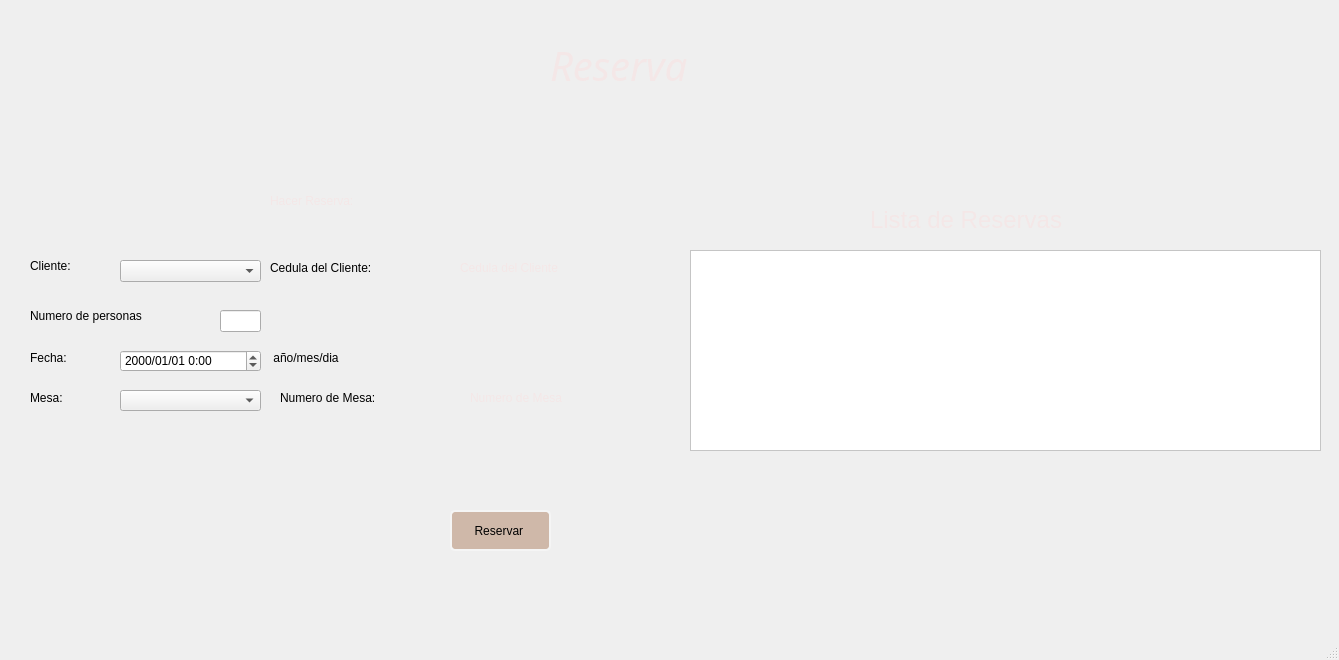
<?xml version="1.0" encoding="UTF-8"?>
<ui version="4.0">
 <class>ReservaABCDialog</class>
 <widget class="QDialog" name="ReservaABCDialog">
  <property name="windowModality">
   <enum>Qt::ApplicationModal</enum>
  </property>
  <property name="geometry">
   <rect>
    <x>0</x>
    <y>0</y>
    <width>1339</width>
    <height>660</height>
   </rect>
  </property>
  <property name="cursor">
   <cursorShape>ArrowCursor</cursorShape>
  </property>
  <property name="mouseTracking">
   <bool>true</bool>
  </property>
  <property name="tabletTracking">
   <bool>true</bool>
  </property>
  <property name="acceptDrops">
   <bool>true</bool>
  </property>
  <property name="windowTitle">
   <string>Dialog</string>
  </property>
  <property name="styleSheet">
   <string notr="true">QLabel{
font: 75 14pt &quot;Script MT Bold&quot;;
}</string>
  </property>
  <property name="sizeGripEnabled">
   <bool>true</bool>
  </property>
  <widget class="QTableView" name="tableView">
   <property name="geometry">
    <rect>
     <x>690</x>
     <y>250</y>
     <width>631</width>
     <height>201</height>
    </rect>
   </property>
   <property name="styleSheet">
    <string notr="true">QTableView { 
selection-background-color:qlineargradient(spread:reflect, x1:0, y1:0.415, x2:1, y2:0, stop:0 rgba(0, 0, 0, 255), stop:0.960199 rgba(107, 20, 20, 255), stop:1 rgba(255, 255, 255, 255));
 background:rgb(255, 255, 255);
	font: 8pt &quot;Stencil&quot;;
} 
QTableView QTableCornerButton::section {
 background: #875367; border: 5px outset red;
 } QTableView::indicator:unchecked {
 background-color: #d7d6d5
 }</string>
   </property>
  </widget>
  <widget class="QPushButton" name="btnreservar">
   <property name="geometry">
    <rect>
     <x>440</x>
     <y>500</y>
     <width>121</width>
     <height>61</height>
    </rect>
   </property>
   <property name="styleSheet">
    <string notr="true">QPushButton {
 border: 2px solid whitesmoke;
 border-radius: 5px;
 background-color: #CFB8A9;
 padding: 10px;
 margin: 10px;
}
QPushButton:hover {
 background-color: #FCE5E5;
}
* {
     font: 57 10pt &quot;Roboto&quot;;
}
QPushButton[text='soy btn'] {
   color: red;
}</string>
   </property>
   <property name="text">
    <string>Reservar </string>
   </property>
  </widget>
  <widget class="QLabel" name="label_2">
   <property name="geometry">
    <rect>
     <x>30</x>
     <y>250</y>
     <width>121</width>
     <height>31</height>
    </rect>
   </property>
   <property name="styleSheet">
    <string notr="true">font: 75 14pt &quot;Script MT Bold&quot;;</string>
   </property>
   <property name="text">
    <string>Cliente: </string>
   </property>
  </widget>
  <widget class="QLabel" name="label_3">
   <property name="geometry">
    <rect>
     <x>30</x>
     <y>305</y>
     <width>201</width>
     <height>21</height>
    </rect>
   </property>
   <property name="text">
    <string>Numero de personas</string>
   </property>
  </widget>
  <widget class="QLabel" name="label_4">
   <property name="geometry">
    <rect>
     <x>30</x>
     <y>350</y>
     <width>121</width>
     <height>16</height>
    </rect>
   </property>
   <property name="text">
    <string>Fecha: </string>
   </property>
  </widget>
  <widget class="QLabel" name="label_5">
   <property name="geometry">
    <rect>
     <x>270</x>
     <y>350</y>
     <width>151</width>
     <height>16</height>
    </rect>
   </property>
   <property name="text">
    <string> año/mes/dia</string>
   </property>
  </widget>
  <widget class="QLabel" name="label_6">
   <property name="geometry">
    <rect>
     <x>30</x>
     <y>390</y>
     <width>81</width>
     <height>16</height>
    </rect>
   </property>
   <property name="text">
    <string>Mesa: </string>
   </property>
  </widget>
  <widget class="QLabel" name="label_7">
   <property name="geometry">
    <rect>
     <x>550</x>
     <y>20</y>
     <width>201</width>
     <height>91</height>
    </rect>
   </property>
   <property name="font">
    <font>
     <family>Vivaldi</family>
     <pointsize>30</pointsize>
     <weight>50</weight>
     <italic>true</italic>
     <bold>false</bold>
    </font>
   </property>
   <property name="styleSheet">
    <string notr="true">font: italic 30pt &quot;Vivaldi&quot;;
color:#F4E7E7;
</string>
   </property>
   <property name="text">
    <string>Reserva</string>
   </property>
  </widget>
  <widget class="QComboBox" name="boxcliente">
   <property name="geometry">
    <rect>
     <x>120</x>
     <y>260</y>
     <width>141</width>
     <height>22</height>
    </rect>
   </property>
  </widget>
  <widget class="QLineEdit" name="txtnumperres">
   <property name="geometry">
    <rect>
     <x>220</x>
     <y>310</y>
     <width>41</width>
     <height>22</height>
    </rect>
   </property>
  </widget>
  <widget class="QLabel" name="txtcedulaclires1">
   <property name="geometry">
    <rect>
     <x>460</x>
     <y>260</y>
     <width>191</width>
     <height>16</height>
    </rect>
   </property>
   <property name="styleSheet">
    <string notr="true">font: 75 12pt &quot;Script MT Bold&quot;;
color:#F4E7E7;</string>
   </property>
   <property name="text">
    <string>Cedula del Cliente</string>
   </property>
  </widget>
  <widget class="QDateTimeEdit" name="txtfechares">
   <property name="geometry">
    <rect>
     <x>120</x>
     <y>350</y>
     <width>141</width>
     <height>22</height>
    </rect>
   </property>
   <property name="dateTime">
    <datetime>
     <hour>0</hour>
     <minute>0</minute>
     <second>0</second>
     <year>2000</year>
     <month>1</month>
     <day>1</day>
    </datetime>
   </property>
   <property name="displayFormat">
    <string>yyyy/MM/dd H:mm</string>
   </property>
  </widget>
  <widget class="QLabel" name="txtidmesares">
   <property name="geometry">
    <rect>
     <x>470</x>
     <y>390</y>
     <width>161</width>
     <height>16</height>
    </rect>
   </property>
   <property name="styleSheet">
    <string notr="true">font: 75 12pt &quot;Script MT Bold&quot;;
color:#F4E7E7;</string>
   </property>
   <property name="text">
    <string>Numero de Mesa</string>
   </property>
  </widget>
  <widget class="QComboBox" name="boxmesa">
   <property name="geometry">
    <rect>
     <x>120</x>
     <y>390</y>
     <width>141</width>
     <height>21</height>
    </rect>
   </property>
  </widget>
  <widget class="QLabel" name="label">
   <property name="geometry">
    <rect>
     <x>0</x>
     <y>0</y>
     <width>1331</width>
     <height>651</height>
    </rect>
   </property>
   <property name="text">
    <string/>
   </property>
   <property name="pixmap">
    <pixmap resource="restaurante.qrc">:/imagenes/fondoreserva.jpg</pixmap>
   </property>
   <property name="scaledContents">
    <bool>true</bool>
   </property>
  </widget>
  <widget class="QLabel" name="label_8">
   <property name="geometry">
    <rect>
     <x>870</x>
     <y>200</y>
     <width>241</width>
     <height>41</height>
    </rect>
   </property>
   <property name="styleSheet">
    <string notr="true">color:#F4E7E7;
font: italic 20pt &quot;Vivaldi&quot;;</string>
   </property>
   <property name="text">
    <string>&lt;html&gt;&lt;head/&gt;&lt;body&gt;&lt;p&gt;&lt;span style=&quot; font-size:18pt;&quot;&gt;Lista de Reservas&lt;/span&gt;&lt;/p&gt;&lt;/body&gt;&lt;/html&gt;</string>
   </property>
  </widget>
  <widget class="QLabel" name="label_9">
   <property name="geometry">
    <rect>
     <x>270</x>
     <y>180</y>
     <width>241</width>
     <height>41</height>
    </rect>
   </property>
   <property name="styleSheet">
    <string notr="true">color:#F4E7E7;
font: italic 20pt &quot;Vivaldi&quot;;</string>
   </property>
   <property name="text">
    <string>Hacer Reserva:</string>
   </property>
  </widget>
  <widget class="QLabel" name="label_10">
   <property name="geometry">
    <rect>
     <x>270</x>
     <y>260</y>
     <width>171</width>
     <height>16</height>
    </rect>
   </property>
   <property name="text">
    <string>Cedula del Cliente:</string>
   </property>
  </widget>
  <widget class="QLabel" name="label_11">
   <property name="geometry">
    <rect>
     <x>280</x>
     <y>390</y>
     <width>171</width>
     <height>16</height>
    </rect>
   </property>
   <property name="text">
    <string>Numero de Mesa:</string>
   </property>
  </widget>
  <zorder>label</zorder>
  <zorder>tableView</zorder>
  <zorder>btnreservar</zorder>
  <zorder>label_2</zorder>
  <zorder>label_3</zorder>
  <zorder>label_4</zorder>
  <zorder>label_5</zorder>
  <zorder>label_6</zorder>
  <zorder>label_7</zorder>
  <zorder>boxcliente</zorder>
  <zorder>txtnumperres</zorder>
  <zorder>txtcedulaclires1</zorder>
  <zorder>txtfechares</zorder>
  <zorder>txtidmesares</zorder>
  <zorder>boxmesa</zorder>
  <zorder>label_8</zorder>
  <zorder>label_9</zorder>
  <zorder>label_10</zorder>
  <zorder>label_11</zorder>
 </widget>
 <resources>
  <include location="restaurante.qrc"/>
 </resources>
 <connections/>
</ui>
